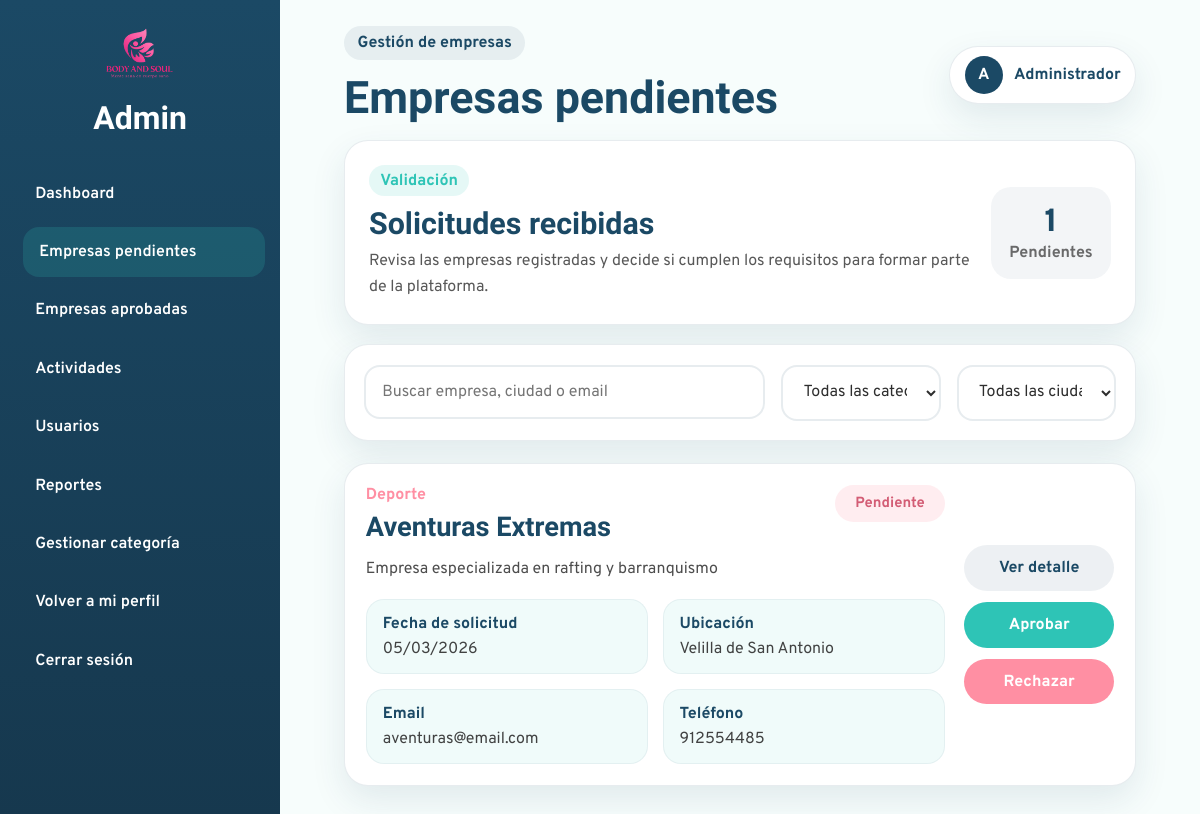
/Admin/empresas-pendientes.php (signed in), run on the app's committed database.
### tables this page shows
CREATE TABLE `solicitud_empresa` (
  `id_solicitud` int(11) NOT NULL,
  `id_empresa` int(11) DEFAULT NULL,
  `nombre` varchar(150) NOT NULL,
  `email` varchar(150) NOT NULL,
  `logo_empresa` varchar(255) DEFAULT NULL,
  `datos` text DEFAULT NULL,
  `fecha` datetime NOT NULL DEFAULT current_timestamp(),
  `estado` enum('pendiente','aprobada','rechazada') NOT NULL DEFAULT 'pendiente',
  `ciudad_empresa` varchar(100) DEFAULT NULL,
  `telefono` varchar(20) DEFAULT NULL,
  `direccion` varchar(255) DEFAULT NULL,
  `categoria_empresa` varchar(100) DEFAULT NULL,
  `contrasena` varchar(255) NOT NULL
);

### bd/bdadmin.php (called while the page is built, shortened)
<?php
class bdadmin{
public $pdo = "";
public function __construct($host,$port,$db,$user,$pass) {
    $this->pdo = new PDO("mysql:host=".$host.";port=".$port.";dbname=".$db.";charset=utf8", $user, $pass);
    }
public function ObtenerSolicitudesPendientes($buscar = "", $categoria = "", $ciudad = ""){
    $sentencia = "SELECT *
            FROM solicitud_empresa
            WHERE estado = 'pendiente'";
    $parametros = [];
    $sentencia .= " ORDER BY fecha DESC";
    $ejecucion = $this->pdo->prepare($sentencia);
    $ejecucion->execute($parametros);
    return $ejecucion->fetchAll(PDO::FETCH_ASSOC);
}
}

### Admin/empresas-pendientes.php (the view, shortened to what this page needs)
<?php
require_once("head-admin.php");
$solicitudes = $bdadmin->ObtenerSolicitudesPendientes();
$totalPendientes = count($solicitudes);
?>
<main class="admin-content">
  <section class="pending-header-card">
    <div>
      <span class="admin-section-tag">Validación</span>
      <h3>Solicitudes recibidas</h3>
      <p>
        Revisa las empresas registradas y decide si cumplen los requisitos para formar parte de la plataforma.
      </p>
    </div>
    <div class="pending-summary">
      <span class="pending-summary-number"><?= $totalPendientes ?></span>
      <span class="pending-summary-label">Pendientes</span>
    </div>
  </section>
  <section class="pending-filters-card">
    <div class="pending-search">
      <input type="text" id="buscar-empresa-pendiente" placeholder="Buscar empresa, ciudad o email">
    </div>
    <div class="pending-filters">
      <select id="filtro-categoria-pendiente">
        <option value="">Todas las categorías</option>
      </select>
      <select id="filtro-ciudad-pendiente">
        <option value="">Todas las ciudades</option>
      </select>
    </div>
  </section>
  <section class="pending-list" id="lista-empresas-pendientes">
    <?php if(count($solicitudes) > 0): ?>
      <?php foreach($solicitudes as $solicitud): ?>
        <article class="pending-company-card">
          <div class="pending-company-main">
            <div class="pending-company-top">
              <div>
                <p class="pending-company-category">
                  <?= ucfirst(htmlspecialchars($solicitud["categoria_empresa"] ?? "Sin categoría")) ?>
                </p>
                <h3>
                  <?= htmlspecialchars($solicitud["nombre"]) ?>
                </h3>
              </div>
              <span class="admin-status-chip pending">
                Pendiente
              </span>
            </div>
            <p class="pending-company-description">
              <?= nl2br(htmlspecialchars($solicitud["datos"] ?? "")) ?>
            </p>
            <div class="pending-company-grid">
              <div class="pending-info-item">
                <span class="info-label">Fecha de solicitud</span>
                <span class="info-value">
                  <?= date("d/m/Y", strtotime($solicitud["fecha"])) ?>
                </span>
              </div>
              <div class="pending-info-item">
                <span class="info-label">Ubicación</span>
                <span class="info-value">
                  <?= htmlspecialchars($solicitud["ciudad_empresa"] ?? "Sin ciudad") ?>
                </span>
              </div>
              <div class="pending-info-item">
                <span class="info-label">Email</span>
                <span class="info-value">
                  <?= htmlspecialchars($solicitud["email"]) ?>
                </span>
              </div>
              <div class="pending-info-item">
                <span class="info-label">Teléfono</span>
                <span class="info-value">
                  <?= htmlspecialchars($solicitud["telefono"] ?? "No indicado") ?>
                </span>
              </div>
            </div>
          </div>
          <div class="pending-company-actions">
            <a href="detalle-empresa.php?id=<?= $solicitud["id_solicitud"] ?>" class="btn-detail">
              Ver detalle
      </a>
<button type="button" class="btn-approve"
    onclick="abrirModalAprobar(<?= $solicitud['id_solicitud'] ?>)">
    Aprobar
</button>
<button type="button" class="btn-reject"
    onclick="abrirModalRechazar(<?= $solicitud['id_solicitud'] ?>)">
    Rechazar
</button>
          </div>
        </article>
      <?php endforeach; ?>
    <?php endif; ?>
  </section>
</main>
</div>
</div>
</body>
</html>

### css/admin-styles/admin-dashboard.css (style rules this page uses)
:root { --admin-primary: #1B4965; --admin-primary-dark: #16384E; --admin-secondary: #2EC4B6; --admin-accent: #FF8FA3; --admin-bg: #F7FDFC; --admin-surface: #ffffff; --admin-text: #2E2E2E; --admin-border: rgba(27, 73, 101, 0.10); --admin-shadow: 0 14px 34px rgba(27, 73, 101, 0.10); --admin-radius: 24px; --admin-transition: all 0.3s ease; }
* { box-sizing: border-box; }
body.admin-dashboard-body { margin: 0; font-family: "Overpass", sans-serif; background-color: var(--admin-bg); color: var(--admin-text); }
.admin-content { padding: 0 2rem 2rem; }
.admin-section-tag { display: inline-block; background-color: rgba(46, 196, 182, 0.12); color: var(--admin-secondary); padding: 0.35rem 0.7rem; border-radius: 999px; font-weight: 700; margin-bottom: 0.6rem; }
.btn-approve, .btn-reject { border: none; border-radius: 999px; padding: 0.7rem 1rem; font-weight: 700; cursor: pointer; transition: var(--admin-transition); }
.btn-approve { background-color: var(--admin-secondary); color: #ffffff; }
.btn-reject { background-color: var(--admin-accent); color: #ffffff; }
.admin-status-chip { display: inline-flex; align-items: center; justify-content: center; min-width: 96px; padding: 0.5rem 0.8rem; border-radius: 999px; font-weight: 700; font-size: 0.9rem; }
.admin-status-chip.pending { background-color: rgba(255, 143, 163, 0.16); color: #d35d75; }

### css/admin-styles/usuarios.css (style rules this page uses)
:root { --admin-primary: #1B4965; --admin-primary-dark: #16384E; --admin-secondary: #2EC4B6; --admin-accent: #FF8FA3; --admin-warning: #FFC857; --admin-bg: #F7FDFC; --admin-surface: #ffffff; --admin-text: #2E2E2E; --admin-border: rgba(27, 73, 101, 0.10); --admin-shadow: 0 14px 34px rgba(27, 73, 101, 0.10); --admin-radius: 24px; --admin-transition: all 0.3s ease; }
* { box-sizing: border-box; }
body.admin-dashboard-body, body.admin-body { margin: 0; font-family: "Overpass", sans-serif; background-color: var(--admin-bg); color: var(--admin-text); }
a { text-decoration: none; color: inherit; }
button, input, select { font: inherit; }
.admin-content { padding: 0 2rem 2rem; }
.admin-section-tag, .section-badge { display: inline-block; background-color: rgba(46, 196, 182, 0.12); color: var(--admin-secondary); padding: 0.35rem 0.7rem; border-radius: 999px; font-weight: 700; margin-bottom: 0.6rem; }
.admin-status-chip, .admin-user-status { display: inline-flex; align-items: center; justify-content: center; min-width: 105px; padding: 0.5rem 0.85rem; border-radius: 999px; font-size: 0.88rem; font-weight: 700; }
.admin-status-chip.pending, .status-review { background-color: rgba(255, 143, 163, 0.16); color: #d35d75; }
.btn-approve, .btn-reject { border: none; border-radius: 999px; padding: 0.7rem 1rem; font-weight: 700; cursor: pointer; transition: var(--admin-transition); }
.btn-approve { background-color: var(--admin-secondary); color: #ffffff; }
.btn-reject { background-color: var(--admin-accent); color: #ffffff; }
.btn-detail, .btn-secondary-admin, .btn-warning, .btn-admin { border: none; text-decoration: none; text-align: center; border-radius: 999px; padding: 0.7rem 1rem; font-weight: 700; cursor: pointer; transition: var(--admin-transition); display: inline-flex; align-items: center; justify-content: center; }
.btn-detail { background-color: rgba(27, 73, 101, 0.08); color: var(--admin-primary); }

### data on the page
solicitud_empresa: categoria_empresa "Deporte", nombre "Aventuras Extremas", datos "Empresa especializada en rafting y barranquismo", fecha "05/03/2026", ciudad_empresa "Velilla de San Antonio", email "aventuras@email.com", telefono "912554485"

### other printed values
$etiquetaPagina "Gestión de empresas"
$tituloPagina "Empresas pendientes"
$totalPendientes "1"
